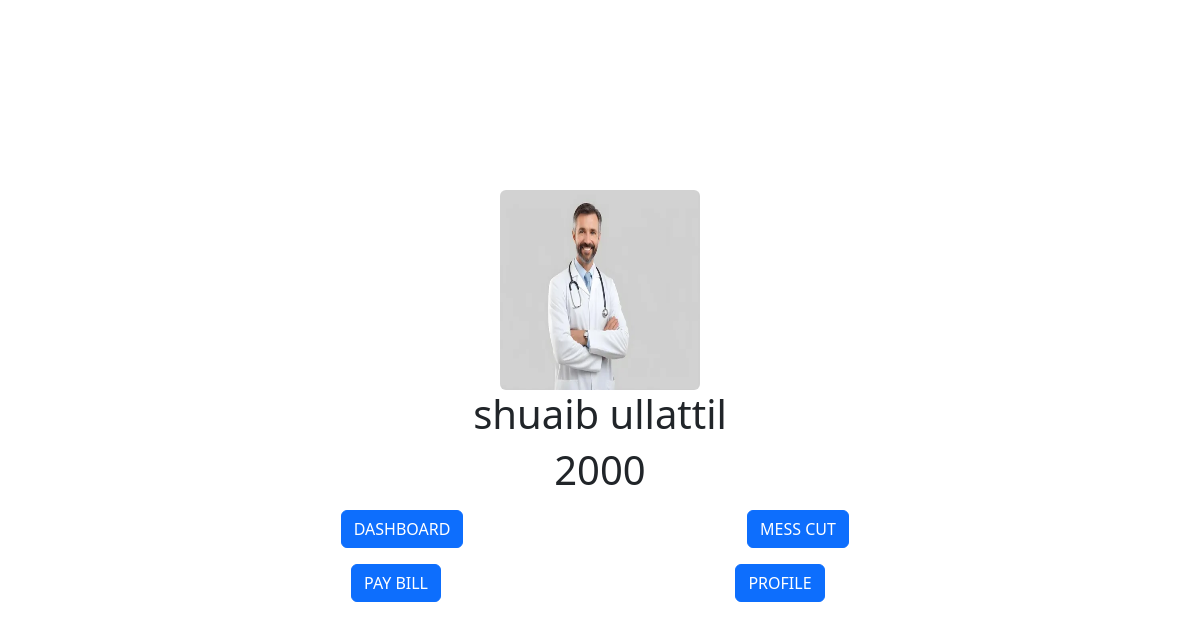
/profile/26/, run on the app's committed database.
### homepage/models.py (models this page shows, shortened)
class Student(models.Model):
    mess_no = models.IntegerField()
    name = models.CharField(max_length=30)
    dep = models.CharField(max_length=30)
    claim = models.CharField(max_length=3)
    food_pref = models.CharField(max_length=30)
    photo = models.ImageField(upload_to='studimg')

### homepage/views.py (the view)
# urls.py: path('profile/<int:user_id>/', views.user_profile, name = 'user_profile'),
def user_profile(request,user_id):
    return render(request,'user_profile.html',{'user' : Student.objects.get(id = user_id)})

### templates/user_profile.html (shortened to what this page needs)
<!DOCTYPE html>
<html lang="en">
<head>
    <link href="https://cdn.jsdelivr.net/npm/bootstrap@5.3.3/dist/css/bootstrap.min.css" rel="stylesheet">
</head>
<body>
    <div class="d-flex justify-content-center align-items-center vh-100">
        <div class = "container text-center p-3" style = "max-width: 800px; margin: 0 auto; padding: 0 20px;">
            <img src="{{user.photo.url}}" class="rounded mx-auto d-block" alt="no" style = "height : 200px; width : 200px">
        <h1>{{user.name}}</h1>
        <h1>{{user.mess_no}}</h1>
            <div class="row">
              <div class="col-6">
                <a href="{% url 'dashboard' user.id%}" class="btn btn-primary m-2">DASHBOARD</a>
              </div>
              <div class="col-6">
                <a href="{% url 'messcut' user.id%}" class="btn btn-primary m-2">MESS CUT</a>
            </div>
            <div class="row">
                <div class="col-6">
                    <a href="" class="btn btn-primary m-2">PAY BILL</a>
                </div>
                <div class="col-6">
                    <a href="{% url 'user_profile' user.id%}" class="btn btn-primary m-2">PROFILE</a>
                </div>
        </div>
    </div>
</body>
</html>

### data on the page
Student: photo (picture), name "shuaib ullattil", mess_no "2000"
